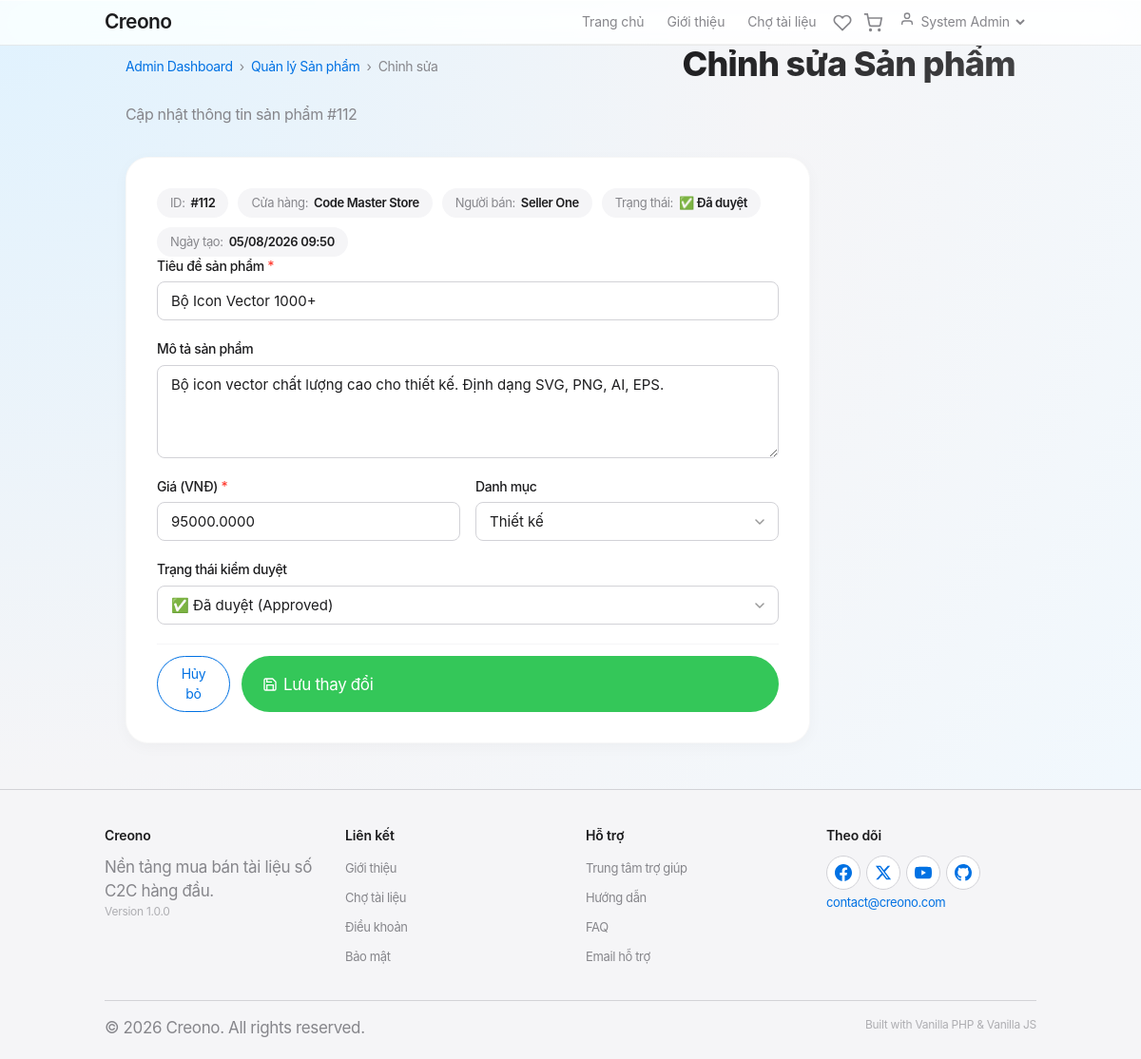
The app's page /adminProductController/edit/112 (signed in) with its own data.
### tables this page shows
CREATE TABLE products (
    id BIGINT AUTO_INCREMENT PRIMARY KEY,
    store_id BIGINT NOT NULL,
    category_id BIGINT DEFAULT NULL,
    title VARCHAR(255) NOT NULL,
    description TEXT DEFAULT NULL,
    price DECIMAL(19,4) NOT NULL,
    preview_url VARCHAR(500) DEFAULT NULL,
    rating DECIMAL(3,2) DEFAULT 0.00,
    review_count INT DEFAULT 0,
    download_count INT DEFAULT 0,
    status TINYINT DEFAULT 1 COMMENT '1:Pending, 2:Approved, 3:Rejected',
    deleted_at DATETIME DEFAULT NULL,
    created_at DATETIME DEFAULT CURRENT_TIMESTAMP,
    CONSTRAINT fk_product_store FOREIGN KEY (store_id) REFERENCES stores(id),
    CONSTRAINT fk_product_category FOREIGN KEY (category_id) REFERENCES categories(id) ON DELETE SET NULL
);

CREATE TABLE stores (
    id BIGINT AUTO_INCREMENT PRIMARY KEY,
    user_id BIGINT NOT NULL,
    name VARCHAR(255) NOT NULL,
    status TINYINT DEFAULT 1,
    description TEXT DEFAULT NULL,
    logo_url VARCHAR(255) DEFAULT NULL,
    document_url VARCHAR(500) DEFAULT NULL,
    phone VARCHAR(20) DEFAULT NULL,
    address VARCHAR(255) DEFAULT NULL,
    bank_name VARCHAR(100) DEFAULT NULL,
    bank_account_number VARCHAR(50) DEFAULT NULL,
    bank_account_name VARCHAR(100) DEFAULT NULL,
    slug VARCHAR(255) DEFAULT NULL UNIQUE,
    rejection_reason TEXT DEFAULT NULL,
    created_at DATETIME DEFAULT CURRENT_TIMESTAMP,
    updated_at DATETIME DEFAULT CURRENT_TIMESTAMP ON UPDATE CURRENT_TIMESTAMP,
    CONSTRAINT fk_store_user FOREIGN KEY (user_id) REFERENCES users(id)
);

CREATE TABLE users (
    id BIGINT AUTO_INCREMENT PRIMARY KEY,
    name VARCHAR(255) NOT NULL,
    email VARCHAR(255) NOT NULL UNIQUE,
    password VARCHAR(255) NOT NULL,
    role TINYINT DEFAULT 1 COMMENT '1:Buyer, 2:Seller, 3:Admin, 4:Censor',
    is_locked TINYINT DEFAULT 0 COMMENT '0:Active, 1:Locked',
    created_at DATETIME DEFAULT CURRENT_TIMESTAMP
);

CREATE TABLE categories (
    id BIGINT AUTO_INCREMENT PRIMARY KEY,
    name VARCHAR(100) NOT NULL,
    slug VARCHAR(100) NOT NULL UNIQUE,
    description TEXT DEFAULT NULL,
    sort_order INT DEFAULT 0,
    created_at DATETIME DEFAULT CURRENT_TIMESTAMP
);

### app/Controllers/AdminProductController.php (called while the page is built, shortened)
<?php
class AdminProductController extends Controller
{
    private ProductModel $productModel;
    public function __construct()
    {
        $this->productModel = $this->model('ProductModel');
    }
    public function edit(?int $id = null): void
    {
        $product = $this->productModel->getDetailForAdmin($id);
        $data = [
            'title'         => 'Chỉnh sửa Sản phẩm - Creono Admin',
            'product'       => $product,
            'categories'    => $this->productModel->getAllCategories(),
            'product_title' => $product->title,
            'description'   => $product->description ?? '',
            'price'         => $product->price,
            'category_id'   => $product->category_id,
            'status'        => $product->status,
            'errors'        => []
        ];
        $this->view('admin/products/edit', $data);
    }
}

### app/Core/App.php (called while the page is built, shortened)
<?php
class App {
    protected $currentController = 'Pages';
    protected $currentMethod = 'index';
    public function __construct() {
        $url = $this->getUrl();
        $controllerPath = '../app/Controllers/';
        if (isset($url[0]) && is_dir($controllerPath . ucwords($url[0])) && isset($url[1]) && file_exists($controllerPath . ucwords($url[0]) . '/' . ucwords($url[1]) . '.php')) {
            $subFolder = ucwords($url[0]);
            $this->currentController = ucwords($url[1]);
            $controllerFile = $controllerPath . $subFolder . '/' . $this->currentController . '.php';
            unset($url[0], $url[1]);
            require_once $controllerFile;
            $this->currentController = new $this->currentController;
            if (isset($url[2])) {
                if (!in_array(strtolower($url[2]), ['view', 'model']) && method_exists($this->currentController, $url[2])) {
                    $this->currentMethod = $url[2];
                    unset($url[2]);
                }
            } else {
                $this->currentMethod = 'index';
            }
        } else {
            if (isset($url[0]) && file_exists($controllerPath . ucwords($url[0]) . '.php')) {
                $this->currentController = ucwords($url[0]);
                unset($url[0]);
            }
            $this->currentController = new $this->currentController;
            if (isset($url[1])) {
                if (!in_array(strtolower($url[1]), ['view', 'model']) && method_exists($this->currentController, $url[1])) {
                    $this->currentMethod = $url[1];
                    unset($url[1]);
                }
            }
        }
        $this->params = $url ? array_values($url) : [];
        call_user_func_array([$this->currentController, $this->currentMethod], $this->params);
    }
    public function getUrl() {
        if (isset($_GET['url'])) {
            $url = rtrim($_GET['url'], '/');
            $url = filter_var($url, FILTER_SANITIZE_URL);
            $url = explode('/', $url);
            return $url;
        }
        return ['Pages', 'index'];
    }
}

### public/index.php (called while the page is built, shortened)
<?php
require_once '../app/Core/Database.php';
require_once '../app/Core/BaseModel.php';
require_once '../app/Core/Controller.php';
require_once '../app/Core/App.php';
$init = new App();

### app/Core/Database.php (called while the page is built, shortened)
<?php
class Database {
    private $host = DB_HOST;
    private $user = DB_USER;
    private $pass = DB_PASS;
    private $dbname = DB_NAME;
    private $dbh;
    private $stmt;
    public function __construct() {
        $dsn = 'mysql:host=' . $this->host . ';dbname=' . $this->dbname . ';charset=utf8mb4';
        $options = array(
            PDO::ATTR_PERSISTENT => true,
            PDO::ATTR_ERRMODE => PDO::ERRMODE_EXCEPTION,
            PDO::ATTR_DEFAULT_FETCH_MODE => PDO::FETCH_OBJ
        );
        try {
            $this->dbh = new PDO($dsn, $this->user, $this->pass, $options);
        } catch (PDOException $e) {
            $this->error = $e->getMessage();
            die("Lỗi kết nối DB: " . $this->error);
        }
    }
    public function query($sql) {
        $this->stmt = $this->dbh->prepare($sql);
    }
    public function bind($param, $value, $type = null) {
        if (is_null($type)) {
            switch (true) {
                case is_int($value):
                    $type = PDO::PARAM_INT;
                    break;
            }
        }
        $this->stmt->bindValue($param, $value, $type);
    }
    public function execute() {
        return $this->stmt->execute();
    }
    public function resultSet() {
        $this->execute();
        return $this->stmt->fetchAll();
    }
    public function single() {
        $this->execute();
        return $this->stmt->fetch();
    }
}

### app/Models/ProductModel.php (called while the page is built, shortened)
<?php
class ProductModel extends BaseModel
{
    protected string $table = 'products';
    public function getDetailForAdmin(int $id): ?object
    {
        $this->db->query("
            SELECT p.*,
                   s.name AS store_name, s.id AS store_id,
                   u.name AS seller_name, u.id AS seller_id, u.email AS seller_email,
                   c.name AS category_name, c.id AS category_id_val,
                   d.file_url, d.ai_score,
                   al.name AS ai_label_name
            FROM {$this->table} p
            JOIN stores s ON p.store_id = s.id
            JOIN users u ON s.user_id = u.id
            LEFT JOIN categories c ON p.category_id = c.id
            LEFT JOIN documents d ON p.id = d.product_id
            LEFT JOIN ai_labels al ON d.ai_label_id = al.id
            WHERE p.id = :id
        ");
        $this->db->bind(':id', $id);
        return $this->db->single() ?: null;
    }
    public function getAllCategories(): array
    {
        $this->db->query("SELECT id, name FROM categories ORDER BY sort_order ASC, name ASC");
        return $this->db->resultSet();
    }
}

### app/Core/BaseModel.php (called while the page is built, shortened)
<?php
class BaseModel {
    public function __construct() {
        $this->db = new Database();
    }
}

### app/Views/admin/products/edit.php (the view, shortened to what this page needs)
<?php require APPROOT . '/Views/inc/header.php'; ?>
<link rel="stylesheet" href="<?php echo URLROOT; ?>/css/pages/admin-products.css?v=<?php echo time(); ?>">
<div class="container mt-4 mb-5">
    <div class="admin-header mb-4">
        <nav class="breadcrumb mb-2">
            <a href="<?php echo URLROOT; ?>/admin/dashboard">Admin Dashboard</a> &nbsp;&rsaquo;&nbsp;
            <a href="<?php echo URLROOT; ?>/adminProductController/index">Quản lý Sản phẩm</a> &nbsp;&rsaquo;&nbsp;
            <span class="text-muted">Chỉnh sửa</span>
        </nav>
        <h1 class="admin-title">Chỉnh sửa Sản phẩm</h1>
        <p class="admin-subtitle">Cập nhật thông tin sản phẩm #<?php echo $data['product']->id; ?></p>
    </div>
    <div class="admin-card ap-form-card">
        <div class="ap-current-info mb-3">
            <div class="ap-info-badge">
                <span class="ap-info-label">ID:</span>
                <span class="ap-info-value">#<?php echo $data['product']->id; ?></span>
            </div>
            <div class="ap-info-badge">
                <span class="ap-info-label">Cửa hàng:</span>
                <span class="ap-info-value"><?php echo htmlspecialchars($data['product']->store_name); ?></span>
            </div>
            <div class="ap-info-badge">
                <span class="ap-info-label">Người bán:</span>
                <span class="ap-info-value"><?php echo htmlspecialchars($data['product']->seller_name); ?></span>
            </div>
            <div class="ap-info-badge">
                <span class="ap-info-label">Trạng thái:</span>
                <?php
                $statusLabels = [1 => '⏳ Chờ duyệt', 2 => '✅ Đã duyệt', 3 => '❌ Từ chối'];
                $statusClasses = [1 => 'text-warning', 2 => 'text-green', 3 => 'text-danger'];
                ?>
                <span class="ap-info-value <?php echo $statusClasses[$data['product']->status] ?? ''; ?>">
                    <?php echo $statusLabels[$data['product']->status] ?? 'N/A'; ?>
                </span>
            </div>
            <div class="ap-info-badge">
                <span class="ap-info-label">Ngày tạo:</span>
                <span class="ap-info-value"><?php echo date('d/m/Y H:i', strtotime($data['product']->created_at)); ?></span>
            </div>
        </div>
        <form action="<?php echo URLROOT; ?>/adminProductController/update/<?php echo $data['product']->id; ?>" method="POST" class="ap-form">
            <div class="ap-form-group <?php echo !empty($data['errors']['title_err']) ? 'ap-form-group--error' : ''; ?>">
                <label for="title" class="ap-form-label">Tiêu đề sản phẩm <span class="ap-required">*</span></label>
                <input type="text"
                       id="title"
                       name="title"
                       class="ap-form-input"
                       value="<?php echo htmlspecialchars($data['product_title']); ?>"
                       placeholder="Tiêu đề sản phẩm"
                       required>
            </div>
            <div class="ap-form-group">
                <label for="description" class="ap-form-label">Mô tả sản phẩm</label>
                <textarea id="description"
                          name="description"
                          class="ap-form-textarea"
                          rows="4"
                          placeholder="Mô tả chi tiết..."><?php echo htmlspecialchars($data['description']); ?></textarea>
            </div>
            <div class="ap-form-row">
                <div class="ap-form-group <?php echo !empty($data['errors']['price_err']) ? 'ap-form-group--error' : ''; ?>">
                    <label for="price" class="ap-form-label">Giá (VNĐ) <span class="ap-required">*</span></label>
                    <input type="number"
                           id="price"
                           name="price"
                           class="ap-form-input"
                           value="<?php echo htmlspecialchars((string) $data['price']); ?>"
                           min="0"
                           step="1000"
                           required>
                </div>
                <div class="ap-form-group">
                    <label for="category_id" class="ap-form-label">Danh mục</label>
                    <select id="category_id" name="category_id" class="ap-form-select">
                        <?php foreach ($data['categories'] as $cat) : ?>
                            <option value="<?php echo $cat->id; ?>"
                                <?php echo $data['category_id'] == $cat->id ? 'selected' : ''; ?>>
                                <?php echo htmlspecialchars($cat->name); ?>
                            </option>
                        <?php endforeach; ?>
                    </select>
                </div>
            </div>
            <div class="ap-form-group <?php echo !empty($data['errors']['status_err']) ? 'ap-form-group--error' : ''; ?>">
                <label for="status" class="ap-form-label">Trạng thái kiểm duyệt</label>
                <select id="status" name="status" class="ap-form-select">
                    <option value="2" <?php echo $data['status'] == 2 ? 'selected' : ''; ?>>✅ Đã duyệt (Approved)</option>
                </select>
            </div>
            <div class="ap-form-actions">
                <a href="<?php echo URLROOT; ?>/adminProductController/index" class="btn btn-outline">Hủy bỏ</a>
                <button type="submit" class="btn btn-success">
                    <svg width="16" height="16" viewBox="0 0 24 24" fill="none" stroke="currentColor" stroke-width="2">
                        <path d="M19 21H5a2 2 0 0 1-2-2V5a2 2 0 0 1 2-2h11l5 5v11a2 2 0 0 1-2 2z"></path>
                        <polyline points="17 21 17 13 7 13 7 21"></polyline>
                        <polyline points="7 3 7 8 15 8"></polyline>
                    </svg>
                    Lưu thay đổi
                </button>
            </div>
        </form>
    </div>
</div>
<?php require APPROOT . '/Views/inc/footer.php'; ?>

### records on screen
products: id "112", store.name "Code Master Store", users.name "Seller One", status "✅ Đã duyệt", created_at "05/08/2026 09:50", title "Bộ Icon Vector 1000+", description "Bộ icon vector chất lượng cao cho thiết kế. Định dạng SVG, PNG, AI, EPS.", price "95000.0000", category_id "Thiết kế", status "✅ Đã duyệt (Approved)"

### other values on screen
SITENAME "Creono"
$_SESSION['user_name'] "System Admin"
